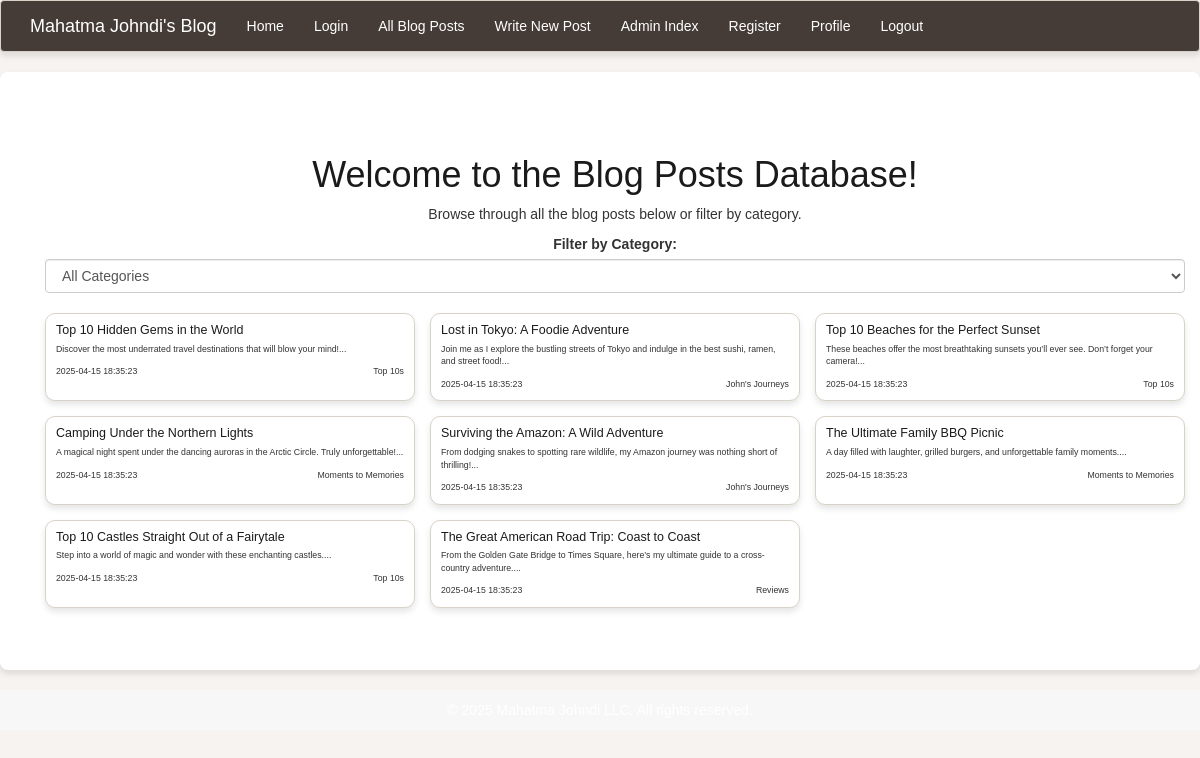
Page /blog_posts on the earlier database version.
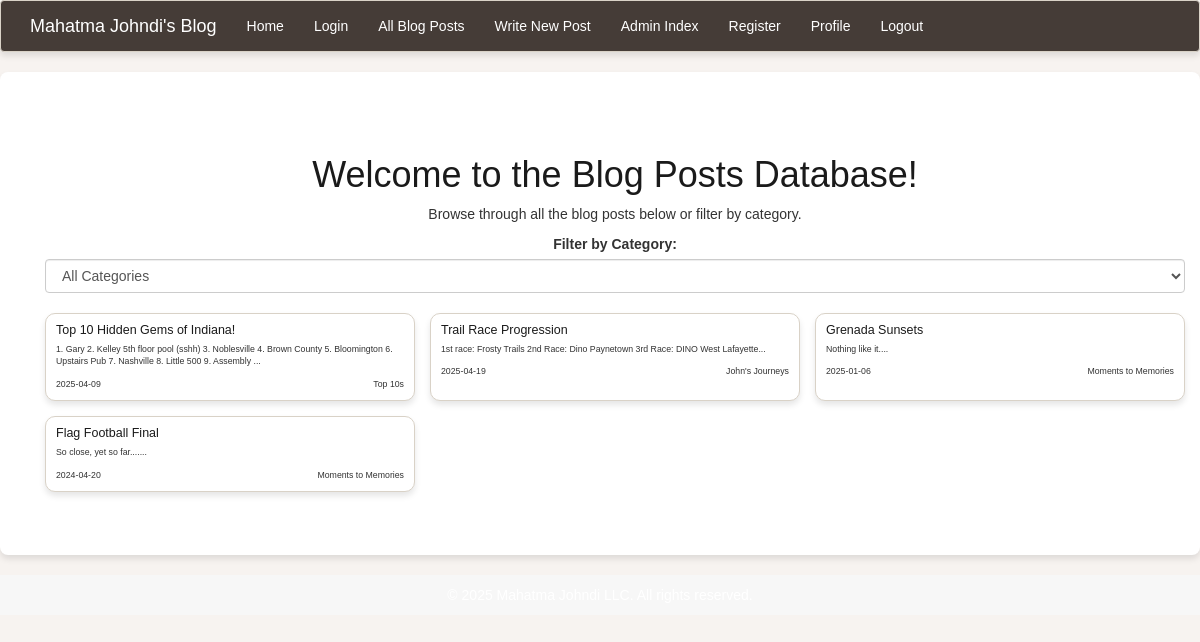
Same page on the later database version.
### tables this page shows
CREATE TABLE blog_posts (
                    post_id INTEGER PRIMARY KEY AUTOINCREMENT,
                    user_id INTEGER NOT NULL,
                    blog_category TEXT CHECK(blog_category IN ('Top 10s', 'John''s Journeys', 'Moments to Memories', 'Reviews') OR blog_category IS NULL),
                    title TEXT NOT NULL,
                    date TEXT DEFAULT CURRENT_TIMESTAMP, -- Automatically records the current date and time
                    body TEXT NOT NULL,
                    blog_type TEXT,
                    likes INTEGER DEFAULT 0, -- New column for likes
                    dislikes INTEGER DEFAULT 0, -- New column for dislikes
                    FOREIGN KEY (user_id) REFERENCES users(user_id)
                );

### app.py (the view)
@app.route('/blog_posts', methods=['GET', 'POST'])
def blog_posts_page():
    conn = get_db_connection()
    cursor = conn.cursor()
    cursor.execute("SELECT DISTINCT blog_category FROM blog_posts")
    categories = [row[0] for row in cursor.fetchall()]
    selected_category = request.args.get('category', 'all')  # Default to 'all'
    if selected_category == 'all':
        cursor.execute("SELECT * FROM blog_posts")
    else:
        cursor.execute("SELECT * FROM blog_posts WHERE blog_category = ?", (selected_category,))
    blog_posts = cursor.fetchall()
    conn.close()
    return render_template('blog_posts.html', blog_posts=blog_posts, categories=categories, selected_category=selected_category)

### app.py (called while the page is built)
def get_db_connection():
    conn = sqlite3.connect("database.db")
    conn.row_factory = sqlite3.Row
    return conn

### templates/blog_posts.html (shortened to what this page needs)
{% extends 'base.html' %}
{% block content %}
<div class="container">
    <h1 class="text-center">Welcome to the Blog Posts Database!</h1>
    <p class="text-center">Browse through all the blog posts below or filter by category.</p>
    <form method="GET" action="{{ url_for('blog_posts_page') }}" class="text-center mb-4">
        <label for="category" class="form-label">Filter by Category:</label>
        <select name="category" id="category" class="form-control d-inline-block w-auto" onchange="this.form.submit()">
            <option value="all" {% if selected_category == 'all' %}selected{% endif %}>All Categories</option>
        </select>
    </form>
    <div class="blog-cards">
        {% for post in blog_posts %}
        <a href="{{ url_for('blog_post', post_id=post['post_id']) }}" class="blog-card">
            <div class="content">
                <h3>{{ post['title'] }}</h3>
                <p>{{ post['body'][:150] }}...</p>
                <div class="meta">
                    <span>{{ post['date'] }}</span>
                    <span>{{ post['blog_category'] }}</span>
                </div>
            </div>
        </a>
        {% endfor %}
    </div>
</div>
{% endblock %}

Differences in the rows shown:
removed blog_posts: title "Lost in Tokyo: A Foodie Adventure", body "Join me as I explore the bustling streets of Tokyo and indulge in the best sushi, ramen, and street food!", date "2025-04-15 18:35:23", blog_category "John's Journeys"
removed blog_posts: title "Top 10 Beaches for the Perfect Sunset", body "These beaches offer the most breathtaking sunsets you’ll ever see. Don’t forget your camera!", date "2025-04-15 18:35:23", blog_category "Top 10s"
removed blog_posts: title "Camping Under the Northern Lights", body "A magical night spent under the dancing auroras in the Arctic Circle. Truly unforgettable!", date "2025-04-15 18:35:23", blog_category "Moments to Memories"
removed blog_posts: title "Surviving the Amazon: A Wild Adventure", body "From dodging snakes to spotting rare wildlife, my Amazon journey was nothing short of thrilling!", date "2025-04-15 18:35:23", blog_category "John's Journeys"
removed blog_posts: title "The Ultimate Family BBQ Picnic", body "A day filled with laughter, grilled burgers, and unforgettable family moments.", date "2025-04-15 18:35:23", blog_category "Moments to Memories"
removed blog_posts: title "Top 10 Castles Straight Out of a Fairytale", body "Step into a world of magic and wonder with these enchanting castles.", date "2025-04-15 18:35:23", blog_category "Top 10s"
removed blog_posts: title "The Great American Road Trip: Coast to Coast", body "From the Golden Gate Bridge to Times Square, here’s my ultimate guide to a cross-country adventure.", date "2025-04-15 18:35:23", blog_category "Reviews"
changed blog_posts "Top 10s": title "Top 10 Hidden Gems in the World" → "Top 10 Hidden Gems of Indiana!"; body "Discover the most underrated travel destinations that will blow your mind!" → "1. Gary 2. Kelley 5th floor pool (sshh) 3. Noblesville 4. Brown County 5. Bloomington 6. Upstairs Pub 7. Nashville 8. Little 500 9. Assembly"; date "2025-04-15 18:35:23" → "2025-04-09"
added blog_posts: title "Trail Race Progression", body "1st race: Frosty Trails 2nd Race: Dino Paynetown 3rd Race: DINO West Lafayette", date "2025-04-19", blog_category "John's Journeys"
added blog_posts: title "Grenada Sunsets", body "Nothing like it.", date "2025-01-06", blog_category "Moments to Memories"
added blog_posts: title "Flag Football Final", body "So close, yet so far....", date "2024-04-20", blog_category "Moments to Memories"
